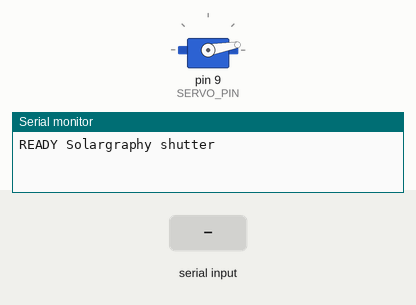
This sketch was run on a simulated Arduino Nano, built with avr-gcc and run on an emulated ATmega328P. Shown: servo, the last lines printed to the serial monitor. The inputs (shaded band) are chosen by the test bench.

Above: at 1.2 s.
1.3 s: "PULSE 1\n" received over Serial
At 2.0 s:
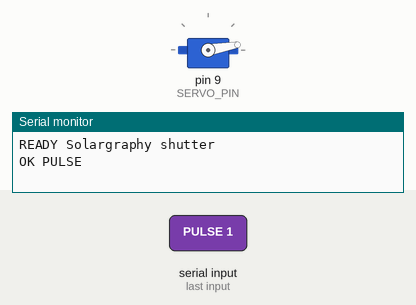
4.4 s: "OPEN\n" received over Serial
At 5.5 s:
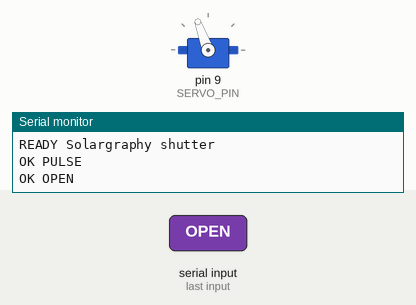
5.9 s: "PULSE 150\n" received over Serial
At 7.4 s:
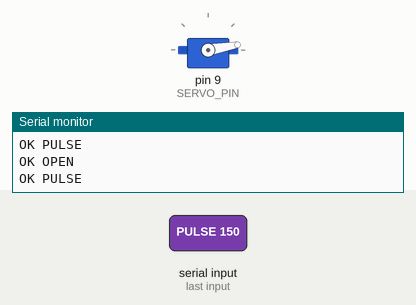
Timing chart, 0 to 8.5 s (numbered marks = the images above; inputs shaded):
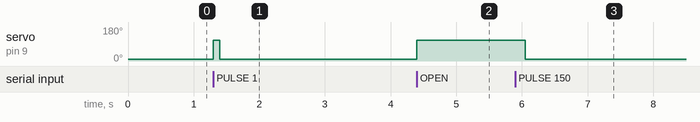

The sketch:

solargraphy_shutter.ino
```cpp
/*
  Solargraphy shutter controller for Arduino Nano + MG90S servo.
  - Receives one-line JSON-like commands over serial.
  - Supports OPEN, CLOSE, and PULSE actions.
  - Keeps shutter normally closed for long (6+ month) captures.

  Serial commands examples:
    OPEN
    CLOSE
    PULSE 1500
    CFG 110 10   // openAngle closedAngle
*/

#include <Servo.h>

Servo shutterServo;

const uint8_t SERVO_PIN = 9;
int openAngle = 110;
int closedAngle = 10;
unsigned long defaultPulseMs = 1500;

void applyClosed() {
  shutterServo.write(closedAngle);
}

void applyOpen() {
  shutterServo.write(openAngle);
}

void pulseOpen(unsigned long durationMs) {
  applyOpen();
  delay(durationMs);
  applyClosed();
}

void setup() {
  Serial.begin(115200);
  shutterServo.attach(SERVO_PIN);
  applyClosed();
  Serial.println("READY Solargraphy shutter");
}

void loop() {
  if (!Serial.available()) return;

  String line = Serial.readStringUntil('\n');
  line.trim();

  if (line.equalsIgnoreCase("OPEN")) {
    applyOpen();
    Serial.println("OK OPEN");
    return;
  }

  if (line.equalsIgnoreCase("CLOSE")) {
    applyClosed();
    Serial.println("OK CLOSE");
    return;
  }

  if (line.startsWith("PULSE")) {
    unsigned long ms = defaultPulseMs;
    int spacePos = line.indexOf(' ');
    if (spacePos > 0) {
      String val = line.substring(spacePos + 1);
      ms = (unsigned long) val.toInt();
      if (ms < 100) ms = 100;
    }
    pulseOpen(ms);
    Serial.println("OK PULSE");
    return;
  }

  if (line.startsWith("CFG")) {
    int firstSpace = line.indexOf(' ');
    int secondSpace = line.indexOf(' ', firstSpace + 1);
    if (firstSpace > 0 && secondSpace > firstSpace) {
      openAngle = line.substring(firstSpace + 1, secondSpace).toInt();
      closedAngle = line.substring(secondSpace + 1).toInt();
      openAngle = constrain(openAngle, 0, 180);
      closedAngle = constrain(closedAngle, 0, 180);
      applyClosed();
      Serial.println("OK CFG");
      return;
    }
  }

  Serial.println("ERR Unknown command");
}
```

Measured:
- after the input at 1.3 s, servo on pin 9 (SERVO_PIN): 10° → 110° at once, → 10° 0.10 s later
- after the input at 4.4 s, servo on pin 9 (SERVO_PIN): 10° → 110° at once
- after the input at 5.9 s, servo on pin 9 (SERVO_PIN): 110° → 10° after 0.15 s
